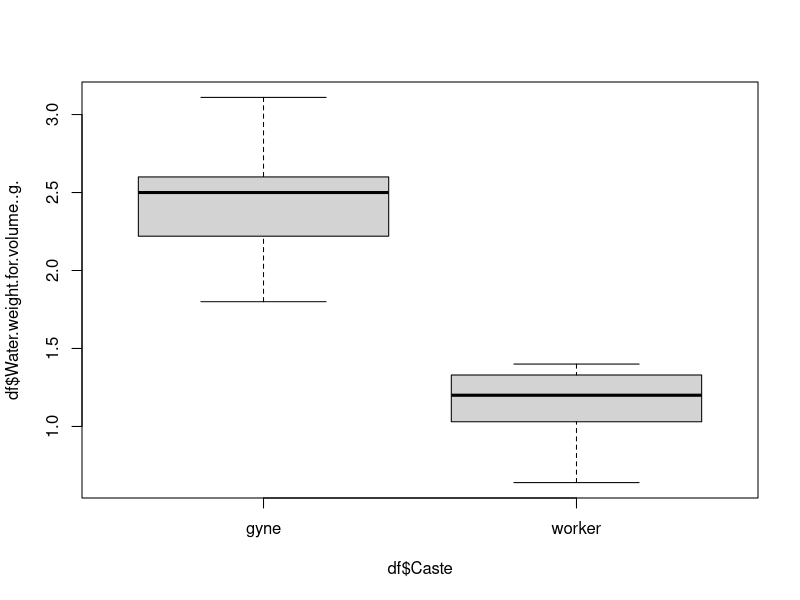

This chart was generated by the following R code:
# Project: Pollen columns and a wax canopy in a first nest description of Bombus (Cullumanobombus) morrisoni (Apidae)
# R code for simple analysis of cocoon volumes from expired B. morrisoni nest

# load library
library(dplyr)

# data
df <- read.csv("morrisoni_cells_v2.csv", header = TRUE)
attach(df)

# test
t.test(df$Water.weight.for.volume..g.~df$Caste, var.equal = TRUE) # t = 17.247, df = 38.809, p-value < 2.2e-16
var.test(df$Water.weight.for.volume..g.~df$Caste) # t = 17.247, df = 38.809, p-value < 2.2e-16

# visualization
boxplot(df$Water.weight.for.volume..g.~df$Caste)

# data summaries
mtcars %>%
  group_by(cyl) %>%
  summarise(mean = mean(disp), n = n())

df %>%
  group_by(Caste) %>%
  dplyr::summarise(mean = mean(Water.weight.for.volume..g.), n = n(), sd = sd(Water.weight.for.volume..g.),
                   max.v = max(Water.weight.for.volume..g.), min.v = min(Water.weight.for.volume..g.),
                   median = median(Water.weight.for.volume..g.), se = sd(Water.weight.for.volume..g.)/sqrt(n()))
